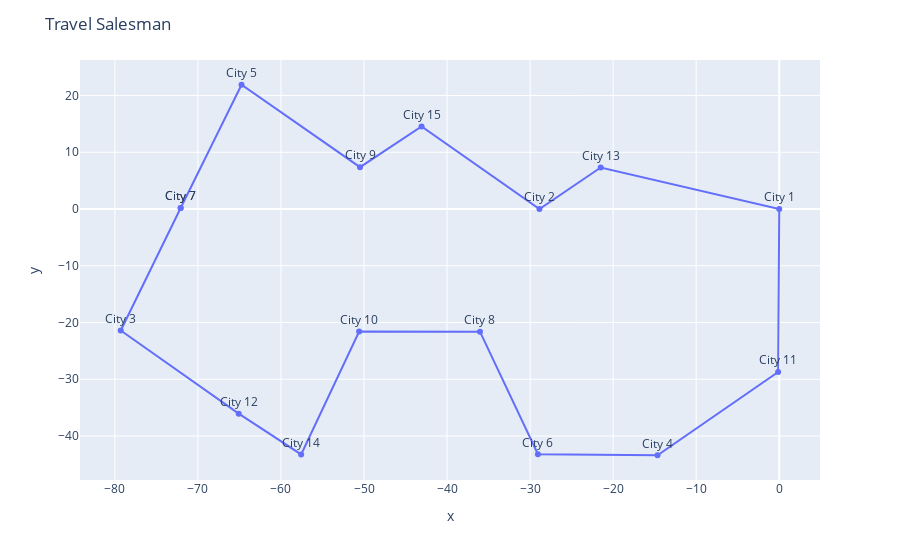

The notebook cell this image was saved under:
### Code cell
path = best_chromosome.genes

cities_name = list(map(lambda x: 'City '+x, list((points.values[path][:, 2]).astype('int').astype('str'))))
fig = px.line(x=points.values[path][:, 0], y=points.values[path][:, 1], hover_name=cities_name, markers=True, text=cities_name)
fig.update_traces(textposition='top center')

# Set the title of the chart
fig.update_layout(title='Travel Salesman')

# Show the chart
fig.show()

### Figure 1 — Plotly figure (JSON) as saved in the notebook; plotly's stock layout.template omitted (floating-point values rounded to 4 significant figures)
{"data": [{"hovertemplate": "<b>%{hovertext}</b><br><br>x=%{x}<br>y=%{y}<br>text=%{text}<extra></extra>", "hovertext": ["City 7", "City 3", "City 12", "City 14", "City 10", "City 8", "City 6", "City 4", "City 11", "City 1", "City 13", "City 2", "City 15", "City 9", "City 5", "City 7"], "legendgroup": "", "line": {"color": "#636efa", "dash": "solid"}, "marker": {"symbol": "circle"}, "mode": "markers+text+lines", "name": "", "orientation": "v", "showlegend": false, "text": ["City 7", "City 3", "City 12", "City 14", "City 10", "City 8", "City 6", "City 4", "City 11", "City 1", "City 13", "City 2", "City 15", "City 9", "City 5", "City 7"], "textposition": "top center", "type": "scatter", "x": [-72.08, -79.29, -65.09, -57.57, -50.59, -36.04, -29.06, -14.66, -0.1358, 5.5e-08, -21.5, -28.87, -43.07, -50.48, -64.75, -72.08], "xaxis": "x", "y": [0.1816, -21.4, -36.06, -43.25, -21.59, -21.61, -43.22, -43.39, -28.73, 9.86e-09, 7.319, -7.98e-08, 14.55, 7.374, 21.9, 0.1816], "yaxis": "y"}], "layout": {"legend": {"tracegroupgap": 0}, "margin": {"t": 60}, "title": {"text": "Travel Salesman"}, "xaxis": {"anchor": "y", "domain": [0, 1], "title": {"text": "x"}}, "yaxis": {"anchor": "x", "domain": [0, 1], "title": {"text": "y"}}}}
